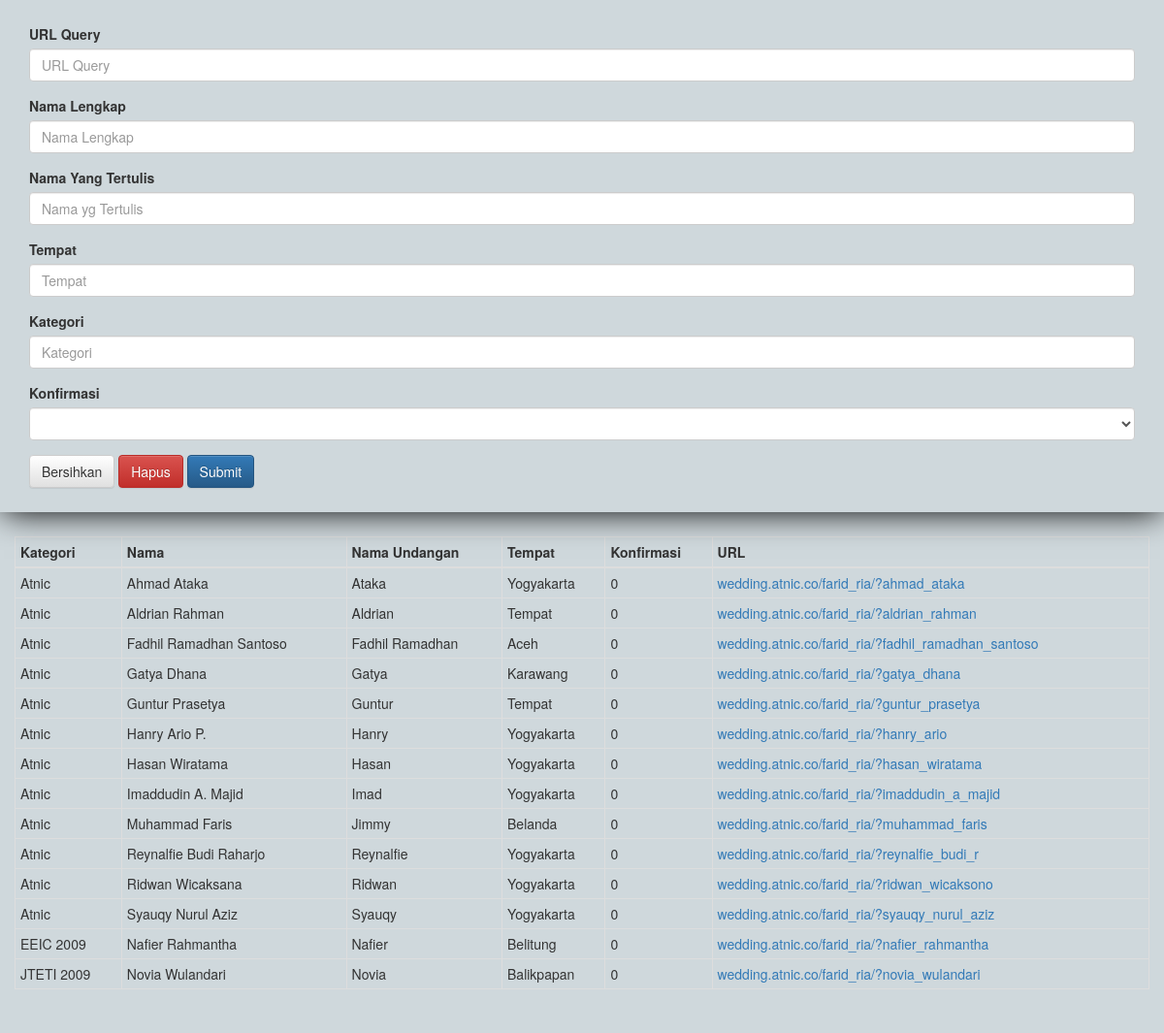
The app's page /form_invitation/index.php with its own data.
### tables this page shows
CREATE TABLE IF NOT EXISTS `fr_invitations` (
  `invitation_url_query` varchar(40) NOT NULL,
  `invitation_category` varchar(40) NOT NULL,
  `invitation_name` varchar(40) NOT NULL,
  `invitation_written_name` varchar(20) NOT NULL,
  `invitation_place` varchar(40) NOT NULL,
  `invitation_confirmation` int(1) NOT NULL DEFAULT '0'
);

### form_invitation/version.php (called while the page is built)
<?php
	$version = '201508220940';
?>

### form_invitation/server-side/searchInvitations.php (called while the page is built, shortened)
<?php
	function searchInvitations($DB, $urlQuery, $category, $name, $writtenName, $place, $confirmation) {
		$query = 'SELECT * FROM fr_invitations WHERE '.
				 'invitation_url_query ="'.$urlQuery.'" OR ('.
				 'invitation_category LIKE "%'.$category.'%" AND '.
				 'invitation_name LIKE "%'.$name.'%" AND '.
				 'invitation_written_name LIKE "%'.$writtenName.'%" AND '.
				 'invitation_place LIKE "%'.$place.'%" AND '.
				 'invitation_confirmation LIKE "%'.$confirmation.'%" )'.
				 'ORDER BY invitation_category, invitation_name';
		$result = $DB->query($query);
		$invitations = array();
		for($i = 0; $i < $result->num_rows; $i++)
			$invitations[] = $result->fetch_assoc();
		return $invitations;
	}
?>

### form_invitation/section.php (the view, shortened to what this page needs)
<section id="id_section_form" class="background-light-grey">
	<div class="container">
		<form id="id_form_invitation" oninput="onInputFormInvitation_section()" >
			<div class="form-group">
				<label for="id_input_url_query">URL Query</label>
				<input type="text" class="form-control" id="id_input_url_query" placeholder="URL Query">
			</div>
			<div class="form-group">
				<label for="id_input_name">Nama Lengkap</label>
				<input type="text" class="form-control" id="id_input_name" placeholder="Nama Lengkap">
			</div>
			<div class="form-group">
				<label for="id_input_written_name">Nama Yang Tertulis</label>
				<input type="text" class="form-control" id="id_input_written_name" placeholder="Nama yg Tertulis">
			</div>
			<div class="form-group">
				<label for="id_input_place">Tempat</label>
				<input type="text" class="form-control" id="id_input_place" placeholder="Tempat">
			</div>
			<div class="form-group">
				<label for="id_input_category">Kategori</label>
				<input type="text" class="form-control" id="id_input_category" placeholder="Kategori">
			</div>
			<div class="form-group">
				<label for="id_input_confirmation">Konfirmasi</label>
				<select class="form-control" id="id_input_confirmation" placeholder="Konfirmasi">
					<option value=""></option>
					<option value="0">Tak Ada Konfirmasi</option>
				</select>
			</div>
			<input id="id_button_invitation_clear" type="button" class="btn btn-default" onclick="onClickButtonClearForm_section()" value="Bersihkan" >
			<input id="id_button_invitation_delete" type="button" class="btn btn-danger" onclick="onClickButtonDeleteInvitation_section()" value="Hapus" >
			<input id="id_button_invitation_submit" type="button" class="btn btn-primary" onclick="onClickButtonSubmitInvitation_section()" value="Submit" >
		</form>
	</div>
</section>
<?php
	include_once("server-side/searchInvitations.php");
	$invitations = searchInvitations($DB, '', '', '', '', '', '', '');
?>
<section id="id_section_table" class="background-light-grey">
	<div class="container">
		<div class="row">
			<div class="table-responsive">
				<table id="id_table_invitations" class="table table-bordered table-condensed table-hover">
					<thead>
						<tr>
							<th>Kategori</th>
							<th>Nama</th>
							<th>Nama Undangan</th>
							<th>Tempat</th>
							<th>Konfirmasi</th>
							<th style="display:none;">URL Query</td>
							<th>URL</th>
						</tr>
					</thead>
					<tbody id="id_tbody_invitation_list">
						<?php for($i = 0; $i < count($invitations); $i++) { ?>
						<tr id="id_tr_invitation" onclick="onClickTrInvitation_section(<?php echo $i; ?>)">
							<td><?php echo $invitations[$i]['invitation_category']; ?></td>
							<td><?php echo $invitations[$i]['invitation_name']; ?></td>
							<td><?php echo $invitations[$i]['invitation_written_name']; ?></td>
							<td><?php echo $invitations[$i]['invitation_place']; ?></td>
							<td><?php echo $invitations[$i]['invitation_confirmation']; ?></td>
							<td>
								<a href="http://wedding.atnic.co/farid_ria/?<?php echo $invitations[$i]['invitation_url_query']; ?>">
									wedding.atnic.co/farid_ria/?<span id="id_span_url_query"><?php echo $invitations[$i]['invitation_url_query']; ?></span>
								</a>
							</td>
						</tr>
						<?php }; ?>
					</tbody>
				</table>
			</div>
		</div>
	</div>
</section>

### form_invitation/index.php (shortened to what this page needs)
<?php
	include_once("version.php");
	include_once("server-side/connectToDB.php");
	$DB = connectToDB('localhost', $DBUsername, $DBPassword, $DBDatabase);
?>
<!DOCTYPE html>
<html lang="id">
<head>
	<link rel="stylesheet" href="bootstrap-3.3.5-dist/css/bootstrap.min.css?<?php echo $version ?>">
	<link rel="stylesheet" href="bootstrap-3.3.5-dist/css/bootstrap-theme.min.css?<?php echo $version ?>">
	<link rel="stylesheet" href="index.css?v=<?php echo $version ?>">
	<link rel="stylesheet" href="section.css?v=<?php echo $version ?>">
</head>
<body onload="onLoadBody()">
	<?php include("section.php") ?>
</body>
</html>

### form_invitation/index.css (style rules this page uses)
.background-light-grey { background-color: rgb(207, 216, 220); }

### form_invitation/section.css (style rules this page uses)
#id_section_form { padding-top: 25px; padding-bottom: 25px; position: relative; box-shadow: 0px 4px 32px -4px #000; z-index: 99; }
#id_section_table { padding-top: 25px; padding-bottom: 25px; position: relative; box-shadow: 0px 4px 32px -4px #000; z-index: 0; }

### records on screen
fr_invitations: invitation_category "Atnic", invitation_name "Ahmad Ataka", invitation_written_name "Ataka", invitation_place "Yogyakarta", invitation_confirmation "0", invitation_url_query "ahmad_ataka"
fr_invitations: invitation_category "Atnic", invitation_name "Aldrian Rahman", invitation_written_name "Aldrian", invitation_place "Tempat", invitation_confirmation "0", invitation_url_query "aldrian_rahman"
fr_invitations: invitation_category "Atnic", invitation_name "Fadhil Ramadhan Santoso", invitation_written_name "Fadhil Ramadhan", invitation_place "Aceh", invitation_confirmation "0", invitation_url_query "fadhil_ramadhan_santoso"
fr_invitations: invitation_category "Atnic", invitation_name "Gatya Dhana", invitation_written_name "Gatya", invitation_place "Karawang", invitation_confirmation "0", invitation_url_query "gatya_dhana"
fr_invitations: invitation_category "Atnic", invitation_name "Guntur Prasetya", invitation_written_name "Guntur", invitation_place "Tempat", invitation_confirmation "0", invitation_url_query "guntur_prasetya"
fr_invitations: invitation_category "Atnic", invitation_name "Hanry Ario P.", invitation_written_name "Hanry", invitation_place "Yogyakarta", invitation_confirmation "0", invitation_url_query "hanry_ario"
fr_invitations: invitation_category "Atnic", invitation_name "Hasan Wiratama", invitation_written_name "Hasan", invitation_place "Yogyakarta", invitation_confirmation "0", invitation_url_query "hasan_wiratama"
fr_invitations: invitation_category "Atnic", invitation_name "Imaddudin A. Majid", invitation_written_name "Imad", invitation_place "Yogyakarta", invitation_confirmation "0", invitation_url_query "imaddudin_a_majid"
fr_invitations: invitation_category "Atnic", invitation_name "Muhammad Faris", invitation_written_name "Jimmy", invitation_place "Belanda", invitation_confirmation "0", invitation_url_query "muhammad_faris"
fr_invitations: invitation_category "Atnic", invitation_name "Reynalfie Budi Raharjo", invitation_written_name "Reynalfie", invitation_place "Yogyakarta", invitation_confirmation "0", invitation_url_query "reynalfie_budi_r"
fr_invitations: invitation_category "Atnic", invitation_name "Ridwan Wicaksana", invitation_written_name "Ridwan", invitation_place "Yogyakarta", invitation_confirmation "0", invitation_url_query "ridwan_wicaksono"
fr_invitations: invitation_category "Atnic", invitation_name "Syauqy Nurul Aziz", invitation_written_name "Syauqy", invitation_place "Yogyakarta", invitation_confirmation "0", invitation_url_query "syauqy_nurul_aziz"
fr_invitations: invitation_category "EEIC 2009", invitation_name "Nafier Rahmantha", invitation_written_name "Nafier", invitation_place "Belitung", invitation_confirmation "0", invitation_url_query "nafier_rahmantha"
fr_invitations: invitation_category "JTETI 2009", invitation_name "Novia Wulandari", invitation_written_name "Novia", invitation_place "Balikpapan", invitation_confirmation "0", invitation_url_query "novia_wulandari"
